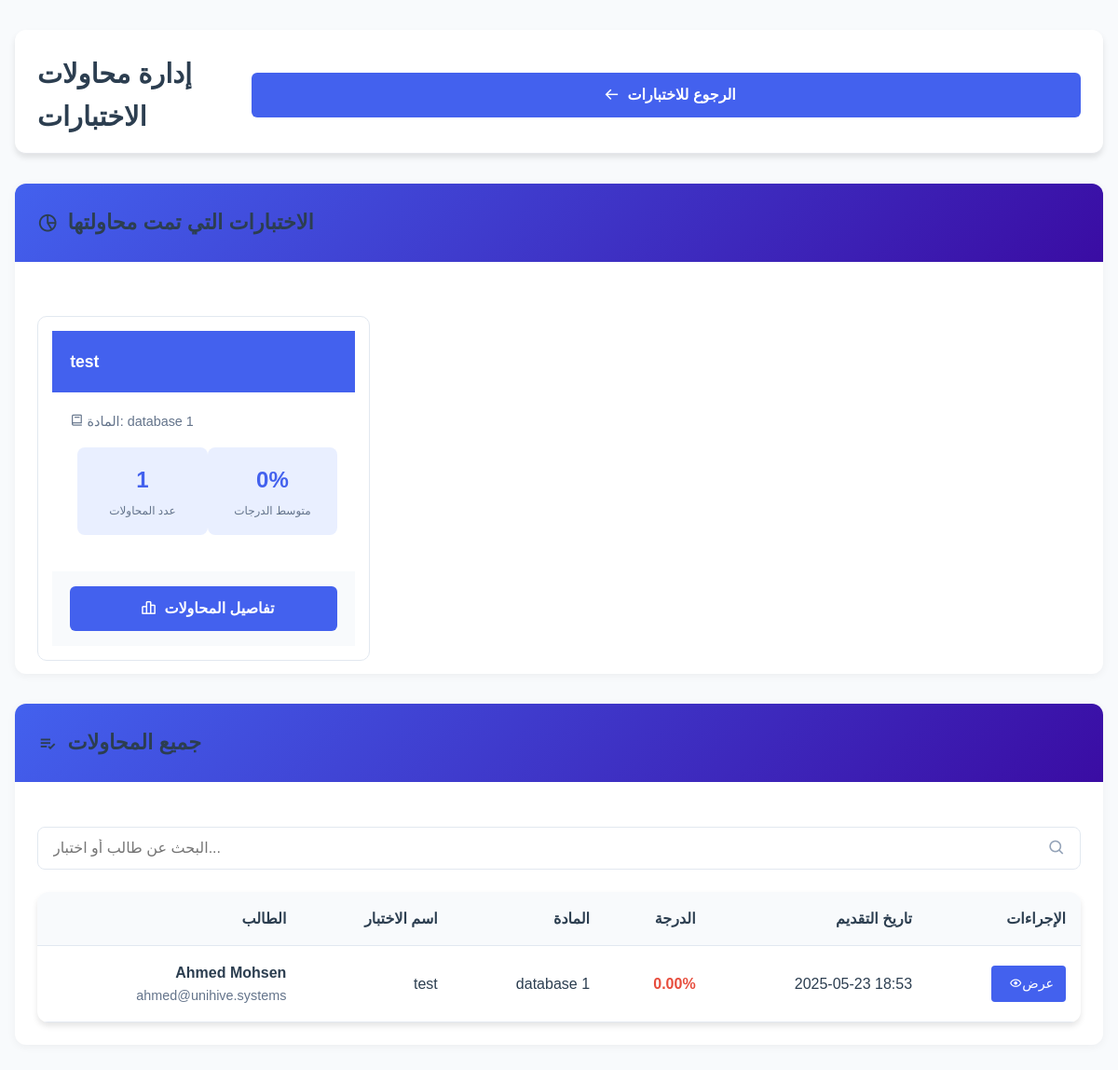
The page /quiz-system/admin/manage_submissions.php (signed in) on the database its author committed.
### tables this page shows
CREATE TABLE IF NOT EXISTS `quiz_attempts` (
  `attempt_id` int NOT NULL AUTO_INCREMENT,
  `quiz_id` int NOT NULL,
  `student_id` int NOT NULL,
  `start_time` datetime NOT NULL,
  `end_time` datetime DEFAULT NULL,
  `score` decimal(5,2) DEFAULT NULL,
  `status` enum('in_progress','completed','timed_out') NOT NULL DEFAULT 'in_progress',
  PRIMARY KEY (`attempt_id`),
  KEY `quiz_id` (`quiz_id`),
  KEY `student_id` (`student_id`)
);

CREATE TABLE IF NOT EXISTS `quizzes` (
  `quiz_id` int NOT NULL AUTO_INCREMENT,
  `title` varchar(255) NOT NULL,
  `description` text,
  `course_id` int NOT NULL,
  `professor_id` int NOT NULL,
  `time_limit` int NOT NULL,
  `start_time` datetime NOT NULL,
  `end_time` datetime NOT NULL,
  `created_at` timestamp NULL DEFAULT CURRENT_TIMESTAMP,
  `updated_at` timestamp NULL DEFAULT CURRENT_TIMESTAMP ON UPDATE CURRENT_TIMESTAMP,
  PRIMARY KEY (`quiz_id`),
  KEY `course_id` (`course_id`),
  KEY `professor_id` (`professor_id`)
);

CREATE TABLE IF NOT EXISTS `courses` (
  `course_id` int NOT NULL AUTO_INCREMENT,
  `name` varchar(191) NOT NULL,
  `department_id` int DEFAULT NULL,
  `description` text,
  PRIMARY KEY (`course_id`),
  KEY `department_id` (`department_id`)
);

CREATE TABLE IF NOT EXISTS `students` (
  `student_id` int NOT NULL,
  `name` varchar(191) NOT NULL,
  `level` int NOT NULL,
  `department_id` int DEFAULT NULL,
  PRIMARY KEY (`student_id`),
  KEY `department_id` (`department_id`)
);

CREATE TABLE IF NOT EXISTS `users` (
  `user_id` int NOT NULL AUTO_INCREMENT,
  `email` varchar(191) NOT NULL,
  `password` varchar(191) NOT NULL,
  `role` enum('student','professor','admin') NOT NULL,
  PRIMARY KEY (`user_id`),
  UNIQUE KEY `email` (`email`)
);

### public_html/quiz-system/admin/manage_submissions.php (the view, shortened to what this page needs)
<?php
$conn = connectDB();
$professorId = $_SESSION["user_id"];
$filterQuizId = isset($_GET['quiz_id']) ? intval($_GET['quiz_id']) : 0;
$quizQueryBase = "
    FROM quiz_attempts a
    JOIN quizzes q ON a.quiz_id = q.quiz_id
    JOIN Users u ON a.student_id = u.user_id
    JOIN courses c ON q.course_id = c.course_id
    LEFT JOIN students s ON a.student_id = s.student_id
    WHERE q.professor_id = ? AND a.status = 'completed'";
$quizFilter = "";
$stmt = $conn->prepare("
    SELECT a.attempt_id as submission_id, a.quiz_id, a.student_id, a.score,
           a.end_time as submission_time, q.title as quiz_title, c.name as course_name,
           u.email as student_email, s.name as student_name
    " . $quizQueryBase . $quizFilter . "
    ORDER BY a.end_time DESC
");
if ($filterQuizId > 0) {
    $stmt->bind_param("ii", $professorId, $filterQuizId);
} else {
    $stmt->bind_param("i", $professorId);
}
$stmt->execute();
$result = $stmt->get_result();
$submissions = [];
$quizzes = [];
while ($row = $result->fetch_assoc()) {
    $submissions[] = $row;
    $quizId = $row['quiz_id'];
    if (!isset($quizzes[$quizId])) {
        $quizzes[$quizId] = [
            'quiz_id' => $quizId,
            'title' => $row['quiz_title'],
            'course_name' => $row['course_name'],
            'attempts_count' => 0,
            'average_score' => 0,
            'total_score' => 0
        ];
    }
    $quizzes[$quizId]['attempts_count']++;
    $quizzes[$quizId]['total_score'] += $row['score'];
}
foreach ($quizzes as $quizId => $quiz) {
    if ($quiz['attempts_count'] > 0) {
        $quizzes[$quizId]['average_score'] = round($quiz['total_score'] / $quiz['attempts_count'], 2);
    }
}
?>
<!DOCTYPE html>
<html lang="ar" dir="rtl">
<head>
    <link href='https://unpkg.com/boxicons@2.1.4/css/boxicons.min.css' rel='stylesheet'>
    <link rel="stylesheet" href="../assets/css/admin.css">
</head>
<body>
    <div class="container">
        <header class="page-header">
            <h1 class="page-title">إدارة محاولات الاختبارات</h1>
            <a href="manage_quizzes.php" class="btn btn-primary">
                <i class='bx bx-arrow-back'></i> الرجوع للاختبارات
            </a>
        </header>
        <?php if (!$filterQuizId && !empty($quizzes)): ?>
        <section class="dashboard-section">
            <div class="section-header">
                <h2 class="section-title">
                    <i class='bx bx-pie-chart-alt-2'></i> الاختبارات التي تمت محاولتها
                </h2>
            </div>
            <div class="section-body">
                <div class="dashboard-grid">
                    <?php foreach ($quizzes as $quiz): ?>
                        <div class="quiz-card">
                            <div class="quiz-card-header">
                                <?php echo htmlspecialchars($quiz['title']); ?>
                            </div>
                            <div class="quiz-card-content">
                                <div class="quiz-title-row">
                                    <i class='bx bx-book'></i> المادة: <?php echo htmlspecialchars($quiz['course_name']); ?>
                                </div>
                                <div class="quiz-stats">
                                    <div class="stat-item">
                                        <div class="stat-value"><?php echo $quiz['attempts_count']; ?></div>
                                        <div class="stat-label">عدد المحاولات</div>
                                    </div>
                                    <div class="stat-item">
                                        <div class="stat-value"><?php echo $quiz['average_score']; ?>%</div>
                                        <div class="stat-label">متوسط الدرجات</div>
                                    </div>
                                </div>
                            </div>
                            <div class="quiz-card-footer">
                                <a href="manage_submissions.php?quiz_id=<?php echo $quiz['quiz_id']; ?>" class="btn btn-primary">
                                    <i class='bx bx-bar-chart-alt-2'></i> تفاصيل المحاولات
                                </a>
                            </div>
                        </div>
                    <?php endforeach; ?>
                </div>
            </div>
        </section>
        <?php endif; ?>
        <section class="dashboard-section">
            <div class="section-header">
                <h2 class="section-title">
                    <i class='bx bx-list-check'></i>
                    <?php echo $filterQuizId > 0 ? 'محاولات اختبار: ' . htmlspecialchars($quizTitle) : 'جميع المحاولات'; ?>
                </h2>
            </div>
            <div class="section-body">
                <div class="search-bar">
                    <input type="text" id="search-submissions" class="search-input" placeholder="البحث عن طالب أو اختبار...">
                    <i class='bx bx-search search-icon'></i>
                </div>
                <?php if (empty($submissions)): ?>
                    <div class="empty-state">
                        <i class='bx bx-clipboard'></i>
                        <h3>لا توجد محاولات بعد</h3>
                        <p>لم يقم أي طالب بحل الاختبارات الخاصة بك حتى الآن.</p>
                        <a href="manage_quizzes.php" class="btn btn-primary">
                            <i class='bx bx-arrow-back'></i> الذهاب إلى الاختبارات
                        </a>
                    </div>
                <?php else: ?>
                    <div class="table-responsive">
                        <table class="submissions-table">
                            <thead>
                                <tr>
                                    <th>الطالب</th>
                                    <?php if (!$filterQuizId): ?>
                                    <th>اسم الاختبار</th>
                                    <th>المادة</th>
                                    <?php endif; ?>
                                    <th>الدرجة</th>
                                    <th>تاريخ التقديم</th>
                                    <th>الإجراءات</th>
                                </tr>
                            </thead>
                            <tbody id="submissions-list">
                                <?php foreach ($submissions as $submission): ?>
                                    <tr class="submission-row">
                                        <td data-search="<?php echo htmlspecialchars($submission['student_name'] ?? ''); ?> <?php echo htmlspecialchars($submission['student_email']); ?>">
                                            <div style="font-weight: 600;">
                                                <?php echo htmlspecialchars($submission['student_name'] ?? ''); ?>
                                            </div>
                                            <div style="color: #64748b; font-size: 0.9em;">
                                                <?php echo htmlspecialchars($submission['student_email']); ?>
                                            </div>
                                        </td>
                                        <?php if (!$filterQuizId): ?>
                                        <td data-search="<?php echo htmlspecialchars($submission['quiz_title']); ?>">
                                            <?php echo htmlspecialchars($submission['quiz_title']); ?>
                                        </td>
                                        <td><?php echo htmlspecialchars($submission['course_name']); ?></td>
                                        <?php endif; ?>
                                        <td class="<?php
                                            if ($submission['score'] >= 80) echo 'score-high';
                                            elseif ($submission['score'] >= 60) echo 'score-medium';
                                            else echo 'score-low';
                                        ?>">
                                            <?php echo $submission['score']; ?>%
                                        </td>
                                        <td><?php echo date('Y-m-d H:i', strtotime($submission['submission_time'])); ?></td>
                                        <td>
                                            <a href="../quiz/results.php?id=<?php echo $submission['quiz_id']; ?>&attempt=<?php echo $submission['submission_id']; ?>" class="view-btn">
                                                <i class='bx bx-show'></i> عرض
                                            </a>
                                        </td>
                                    </tr>
                                <?php endforeach; ?>
                            </tbody>
                        </table>
                    </div>
                <?php endif; ?>
            </div>
        </section>
    </div>
</body>
</html>

### public_html/quiz-system/assets/css/admin.css (style rules this page uses)
:root { --primary-color: #4361ee; --primary-light: #e9efff; --secondary-color: #3a0ca3; --success-color: #2ecc71; --warning-color: #f39c12; --danger-color: #e74c3c; --dark-color: #2c3e50; --light-color: #f5f7fa; --gradient-primary: linear-gradient(135deg, #4361ee, #3a0ca3); --gradient-success: linear-gradient(135deg, #2ecc71, #27ae60); --gradient-warning: linear-gradient(135deg, #f39c12, #e67e22); --gradient-danger: linear-gradient(135deg, #e74c3c, #c0392b); --shadow-sm: 0 2px 4px rgba(0,0,0,0.05); --shadow-md: 0 4px 6px rgba(0,0,0,0.1); --shadow-lg: 0 10px 15px rgba(0,0,0,0.1); --transition: all 0.3s ease; --sidebar-width: 250px; --header-height: 70px; --border-radius: 8px; --box-shadow: 0 4px 12px rgba(0, 0, 0, 0.1); }
* { margin: 0; padding: 0; box-sizing: border-box; font-family: 'Poppins', sans-serif; }
body { background-color: #f8fafc; color: var(--dark-color); line-height: 1.6; direction: ltr; }
a { text-decoration: none; color: var(--primary-color); }
header { background: white; padding: 1.5rem; border-radius: 12px; box-shadow: var(--shadow-md); margin-bottom: 2rem; }
.section-header { display: flex; justify-content: space-between; align-items: center; margin-bottom: 1.5rem; }
.section-header h2 { margin: 0; color: var(--dark-color); font-size: 1.4rem; display: flex; align-items: center; gap: 10px; }
.btn { display: inline-flex; align-items: center; gap: 8px; padding: 0.8rem 1.5rem; border-radius: 8px; font-weight: 600; text-decoration: none; transition: var(--transition); border: none; cursor: pointer; }
.btn-primary { background: var(--gradient-primary); color: white; }
.table-responsive { background: white; border-radius: 12px; box-shadow: var(--shadow-md); overflow: hidden; }
.quiz-card { border: 1px solid #ddd; border-radius: 5px; padding: 15px; margin: 10px 0; background-color: #f9f9f9; }

### rows shown on the page
quiz_attempts: quiz.title "test", courses.name "database 1", attempts_count "1", average_score "0", student.name "Ahmed Mohsen", users.email "ahmed@unihive.systems", score "0.00", end_time "2025-05-23 18:53"
